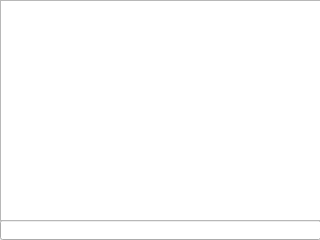
<?xml version="1.0" encoding="UTF-8"?>
<ui version="4.0">
 <class>DevPanel</class>
 <widget class="QWidget" name="DevPanel">
  <property name="geometry">
   <rect>
    <x>0</x>
    <y>0</y>
    <width>320</width>
    <height>240</height>
   </rect>
  </property>
  <property name="windowTitle">
   <string>DevPanel</string>
  </property>
  <widget class="QLineEdit" name="lineEdit">
   <property name="geometry">
    <rect>
     <x>0</x>
     <y>220</y>
     <width>321</width>
     <height>20</height>
    </rect>
   </property>
  </widget>
  <widget class="QTextEdit" name="textEdit">
   <property name="geometry">
    <rect>
     <x>0</x>
     <y>0</y>
     <width>321</width>
     <height>221</height>
    </rect>
   </property>
   <property name="readOnly">
    <bool>true</bool>
   </property>
  </widget>
 </widget>
 <resources/>
 <connections/>
</ui>
